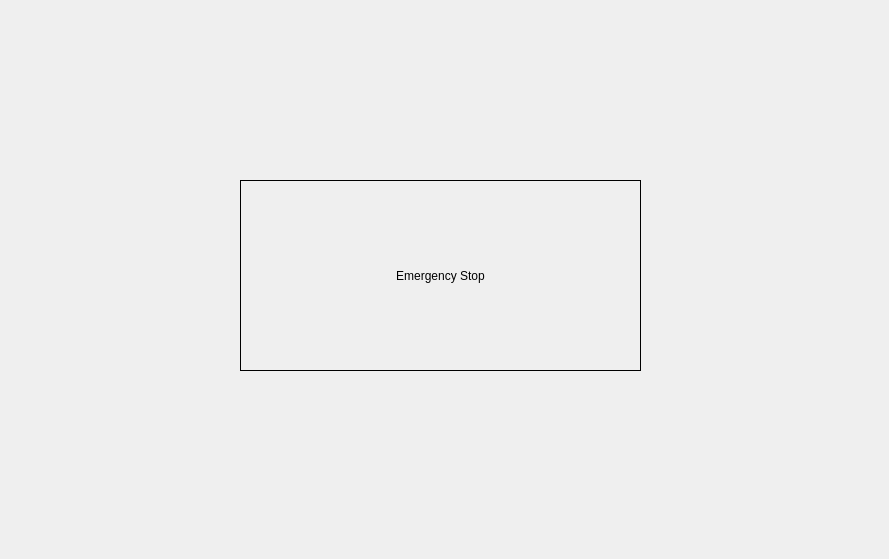
<?xml version="1.0" encoding="UTF-8"?>
<ui version="4.0">
 <class>stop</class>
 <widget class="QDialog" name="stop">
  <property name="geometry">
   <rect>
    <x>0</x>
    <y>0</y>
    <width>889</width>
    <height>559</height>
   </rect>
  </property>
  <property name="windowTitle">
   <string>Dialog</string>
  </property>
  <widget class="QLabel" name="label">
   <property name="geometry">
    <rect>
     <x>240</x>
     <y>180</y>
     <width>401</width>
     <height>191</height>
    </rect>
   </property>
   <property name="frameShape">
    <enum>QFrame::Panel</enum>
   </property>
   <property name="frameShadow">
    <enum>QFrame::Plain</enum>
   </property>
   <property name="lineWidth">
    <number>1</number>
   </property>
   <property name="midLineWidth">
    <number>0</number>
   </property>
   <property name="text">
    <string>Emergency Stop</string>
   </property>
   <property name="alignment">
    <set>Qt::AlignCenter</set>
   </property>
  </widget>
 </widget>
 <resources/>
 <connections/>
</ui>
